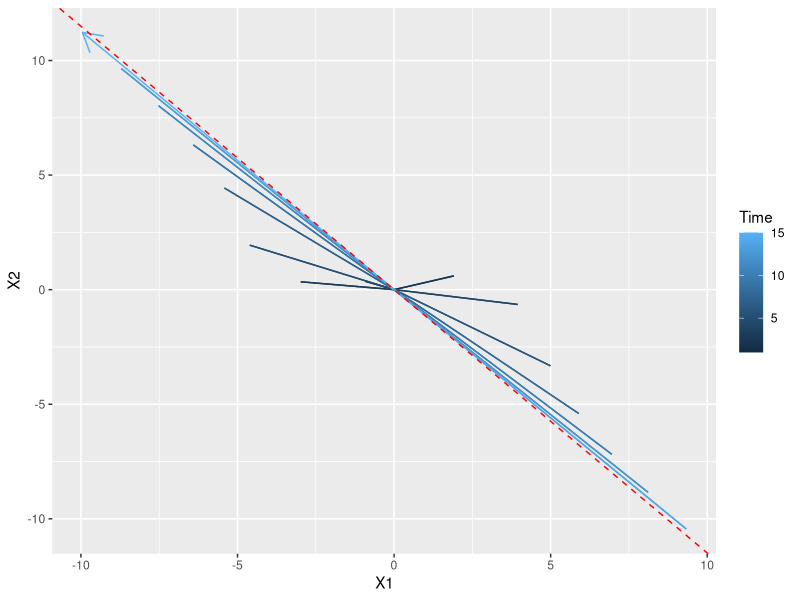
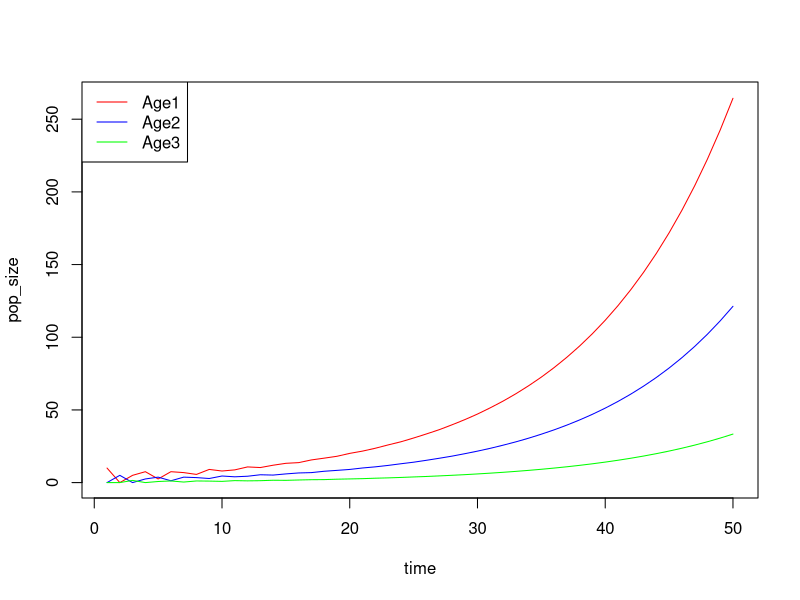

Source code (R) for these figures, in order:
## ---- chunk 1
library(ggplot2)
set.seed(1234)
MAT <- matrix(rnorm(25), ncol = 5, nrow = 5)
abs(eigen(MAT)$values) # check only one dominant eigenvalue
eig_vec1 <- as.numeric(eigen(MAT)$vector[, 1])
v <- rnorm(5)
time <- 15

dat_v <- data.frame(matrix(ncol = 5, nrow = time))
dat_v[1, ] <- v
for(i in 2:time){
  dat_v[i, ] <- MAT %*% t(dat_v[i-1, ])
}

# Remake data for gganimate
dat <- data.frame(X1 = 0, X2 = 0, Time = 1)
for(i in 1:time){
  dat <- rbind(dat, data.frame(dat_v[i,1:2] / sqrt(sum(dat_v[i,1:2]^2)) * i, Time = i))
  dat <- rbind(dat, c(0,0, i+1))
}
dat <- dat[-nrow(dat), ]


ggplot(dat, aes(X1, X2, color = Time)) +
  geom_path(arrow = arrow(length = unit(0.55, "cm"))) + 
  geom_abline(intercept = 0, 
              slope = eig_vec1[2]/eig_vec1[1], 
              color = "red", 
              linetype = "dashed") # red dashed eigenvector
## ---- chunk 2
### Leslie matrix and initial age classes
leslie <- matrix(data = c(0, 1, 5,
                          0.5, 0, 0,
                          0, 0.3, 0),
                      nrow = 3,
                      ncol = 3,
                      byrow = T)

N0 <- c(10, 0, 0)

### for loop and matrix algebra
time <- 50
pop_size <- data.frame(Age1 = 0,
                       Age2 = 0,
                       Age3 = 0)
pop_size[1, ] <- N0

for (i in 2:time) {
  # Matrix multiplication
  pop_size[i, ] <- leslie %*% t(pop_size[i-1, ])
}

# Total abundance
pop_size$N <- rowSums(pop_size)

head(pop_size)

plot(c(1,time), c(0,265), type = "n", xlab = "time", ylab = "pop_size")
lines(1:time , pop_size$Age1, col = "red")
lines(1:time , pop_size$Age2, col = "blue")
lines(1:time , pop_size$Age3, col = "green")
legend("topleft",
       legend = c("Age1", "Age2", "Age3"),
       col = c("red", "blue", "green"),
       lty = 1)

## ---- chunk 3
### Asymptotic growth rate and stable age distribution

asymptotic_growth <- pop_size$N[time]/pop_size$N[time-1]
asymptotic_growth

age_distribution <- pop_size[time, 1:3]/sum(pop_size[time, 1:3])
age_distribution

### Eigen-analysis of the Leslie matrix
EIGEN <- eigen(leslie)
EIGEN
abs(EIGEN$values[1]) # dominant eigenvalue
as.numeric(EIGEN$vectors[, 1] / sum(EIGEN$vectors[, 1])) # corresponding eigenvector
